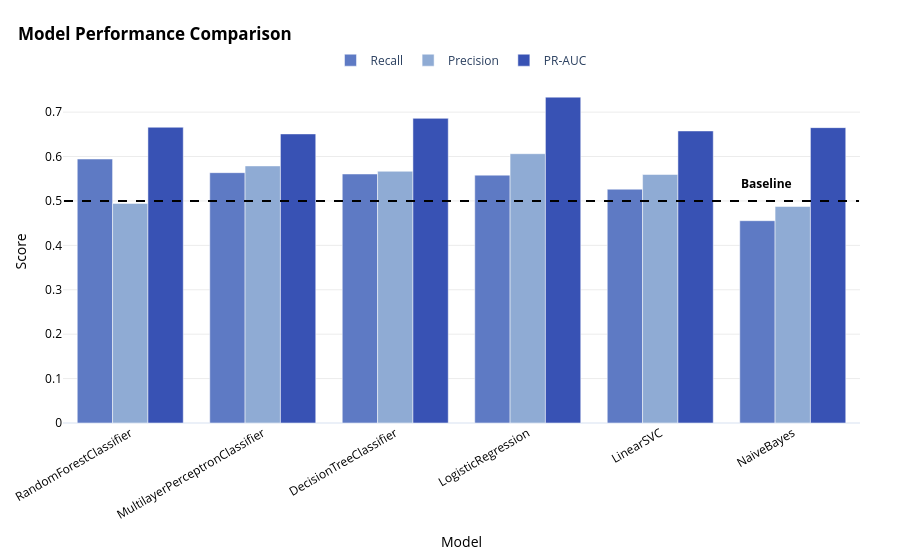

The notebook cell saved with this chart:
### Code cell
import plotly.graph_objects as go
import numpy as np

# Extract data
rows = df_metrics.select("model", "recall", "auc_pr", "precision").collect()

models = [row["model"] for row in rows]
recall = [row["recall"] for row in rows]
precision = [row["precision"] for row in rows]
auc_pr = [row["auc_pr"] for row in rows]

# Create figure
fig = go.Figure()

# Bars
fig.add_bar(
    x=models,
    y=recall,
    name="Recall",
    marker_color="#5E7AC4"
)

fig.add_bar(
    x=models,
    y=precision,
    name="Precision",
    marker_color="#8FABD4"
)

fig.add_bar(
    x=models,
    y=auc_pr,
    name="PR-AUC",
    marker_color="#3852B4"
)

# Baseline line (random classifier)
baseline = 0.5  # ⚠️ change if needed (see note below)

fig.add_shape(
    type="line",
    x0=-0.5,
    x1=len(models) - 0.5,
    y0=baseline,
    y1=baseline,
    line=dict(color="black", dash="dash")
)

fig.add_annotation(
    x=4.8,
    y=baseline + 0.04,
    text="<b>Baseline</b>",
    showarrow=False,
    font=dict(color="black")
)

# Layout styling
fig.update_layout(
    template="plotly_white",

    title=dict(
        text="<b>Model Performance Comparison</b>",
        x=0.02,
        xanchor="left",
        font=dict(color="black")
    ),

    xaxis=dict(
        title="Model",
        tickangle=-30,
        color="black"
    ),

    yaxis=dict(
        title="Score",
        color="black",
        gridcolor="rgba(0,0,0,0.08)"
    ),

    barmode="group",

    legend=dict(
        orientation="h",
        y=1.1,
        x=0.5,
        xanchor="center"
    ),

    margin=dict(l=40, r=40, t=80, b=40)
)

fig.show()

### Figure 1 — Plotly figure (JSON) as saved in the notebook; plotly's stock layout.template omitted (floating-point values rounded to 4 significant figures)
{"data": [{"marker": {"color": "#5E7AC4"}, "name": "Recall", "type": "bar", "x": ["RandomForestClassifier", "MultilayerPerceptronClassifier", "DecisionTreeClassifier", "LogisticRegression", "LinearSVC", "NaiveBayes"], "y": [0.5944, 0.5637, 0.5608, 0.5582, 0.5265, 0.4556]}, {"marker": {"color": "#8FABD4"}, "name": "Precision", "type": "bar", "x": ["RandomForestClassifier", "MultilayerPerceptronClassifier", "DecisionTreeClassifier", "LogisticRegression", "LinearSVC", "NaiveBayes"], "y": [0.4945, 0.579, 0.5669, 0.6064, 0.5597, 0.4876]}, {"marker": {"color": "#3852B4"}, "name": "PR-AUC", "type": "bar", "x": ["RandomForestClassifier", "MultilayerPerceptronClassifier", "DecisionTreeClassifier", "LogisticRegression", "LinearSVC", "NaiveBayes"], "y": [0.666, 0.651, 0.686, 0.7338, 0.6577, 0.6651]}], "layout": {"annotations": [{"font": {"color": "black"}, "showarrow": false, "text": "<b>Baseline</b>", "x": 4.8, "y": 0.54}], "barmode": "group", "legend": {"orientation": "h", "x": 0.5, "xanchor": "center", "y": 1.1}, "margin": {"b": 40, "l": 40, "r": 40, "t": 80}, "shapes": [{"line": {"color": "black", "dash": "dash"}, "type": "line", "x0": -0.5, "x1": 5.5, "y0": 0.5, "y1": 0.5}], "title": {"font": {"color": "black"}, "text": "<b>Model Performance Comparison</b>", "x": 0.02, "xanchor": "left"}, "xaxis": {"color": "black", "tickangle": -30, "title": {"text": "Model"}}, "yaxis": {"color": "black", "gridcolor": "rgba(0,0,0,0.08)", "title": {"text": "Score"}}}}
